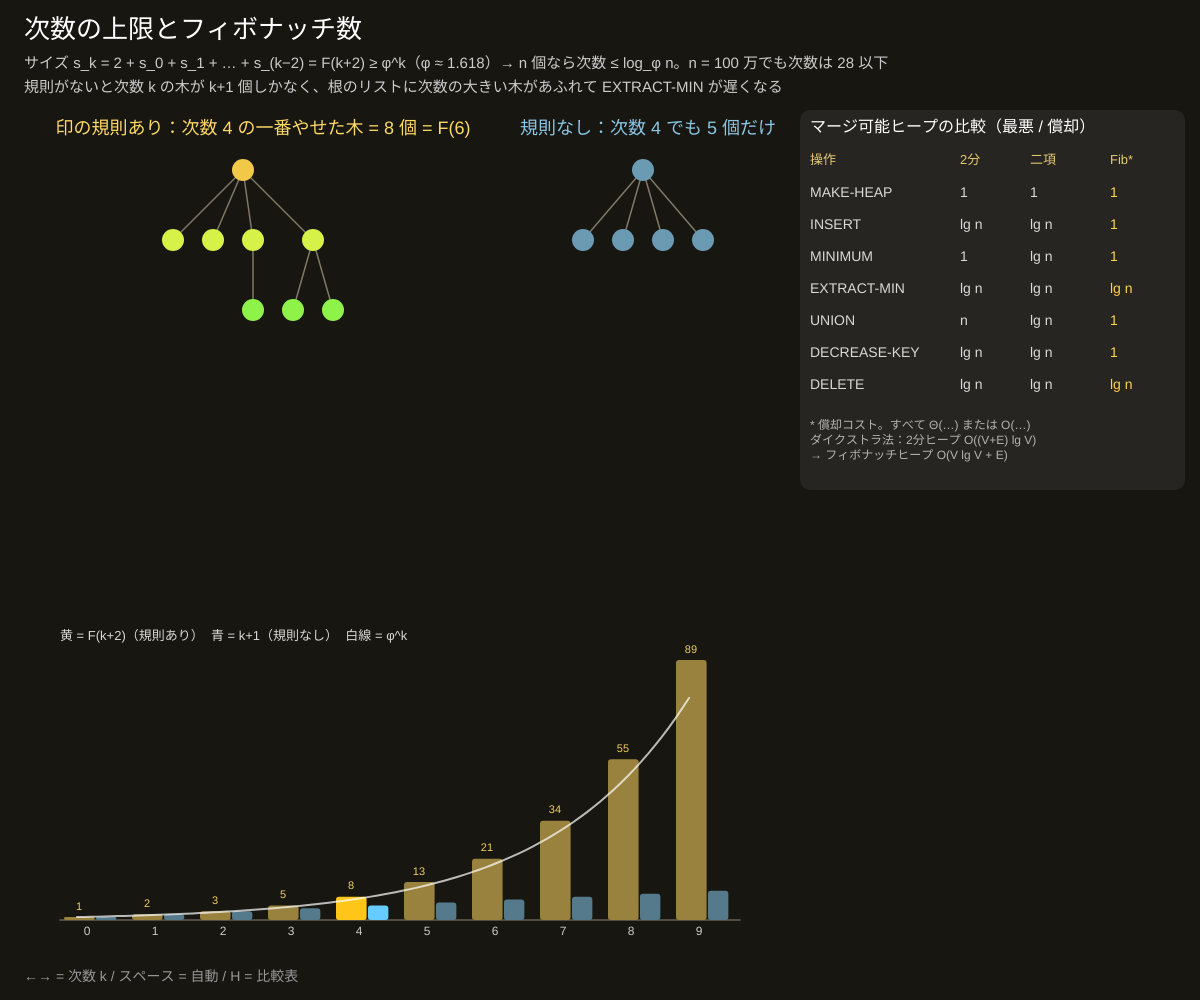
Frame 1 (no input)
Frame 60 (no input): identical to frame 1, image omitted
Frame 120 (the mouse pressed at the canvas centre since frame 60): identical to frame 1, image omitted

The p5.js sketch that drew this single still picture (run headless with seeded random() and noise() and a simulated clock; from frame 60 on, the mouse is pressed at the canvas centre):

// p5.js sketch
// ── sketch.js
// ============================================
// 06 なぜ「フィボナッチ」？ ─ 次数の上限
// 連鎖的な切り取りのおかげで、次数 k の木はどんなにやせても F(k+2) 個以上の節点を持つ
// F(k+2) ≥ φ^k なので、n 個の節点なら次数は log_φ n 以下。EXTRACT-MIN が O(log n) になる理由
// 左：印の規則ありの一番やせた木 / 右：規則なし（子を何人でも失える）の一番やせた木
// ←→ で次数 k / スペースで自動 / H でヒープ比較表の表示切りかえ
// ============================================

let K = 4;            // ★ 次数
let KMAX = 9;
let auto = false, timer = 0;
let pos = {};
let showTable = true;
const PHI = (1 + Math.sqrt(5)) / 2;

function setup() {
  createCanvas(windowWidth, windowHeight);
  colorMode(HSB, 360, 100, 100, 100);
}

// 一番やせた次数 k の木：子の次数は 0, 0, 1, 2, …, k−2（i 番目の子は次数 ≥ i−2）
function minimal(k, id) {
  let kids = [];
  if (k >= 1) kids.push(minimal(0, id + 'a'));
  for (let i = 0; i <= k - 2; i++) kids.push(minimal(i, id + String.fromCharCode(98 + i)));
  return { id, kids };
}
function star(k, id) { let kids = []; for (let i = 0; i < k; i++) kids.push({ id: id + i, kids: [] }); return { id, kids }; }
function treeSize(n) { return 1 + n.kids.reduce((s, c) => s + treeSize(c), 0); }
function leaves(n) { return n.kids.length ? n.kids.reduce((s, c) => s + leaves(c), 0) : 1; }
function depthOf(n) { return n.kids.length ? 1 + max(...n.kids.map(depthOf)) : 0; }
function fib(n) { let a = 0, b = 1; for (let i = 0; i < n; i++) [a, b] = [b, a + b]; return a; }

function place(root, x0, x1, y0, y1, out, edges) {
  let u = min(40, (x1 - x0) / leaves(root));
  let LH = min(70, (y1 - y0) / max(1, depthOf(root)));
  let left = (x0 + x1) / 2 - (leaves(root) * u) / 2;
  (function rec(n, l, d) {
    let cx;
    if (!n.kids.length) cx = l + u / 2;
    else {
      let cs = [];
      for (let c of n.kids) { cs.push(rec(c, l, d + 1)); l += leaves(c) * u; edges.push([n.id, c.id]); }
      cx = (cs[0] + cs[cs.length - 1]) / 2;
    }
    out[n.id] = { x: cx, y: y0 + d * LH, d };
    return cx;
  })(root, left, 0);
  return u;
}

function draw() {
  background(45, 25, 9);
  if (auto) { timer += deltaTime / 1000; if (timer > 1.4) { timer = 0; K = (K + 1) % (KMAX + 1); } }
  let tableW = showTable ? 400 : 0;
  let midX = (width - tableW) * 0.62;
  let A = minimal(K, 'S'), B = star(K, 'T');
  let tg = {}, edges = [];
  let u1 = place(A, 30, midX - 20, 170, height * 0.58, tg, edges);
  let u2 = place(B, midX + 20, width - tableW - 30, 170, height * 0.58, tg, edges);
  for (let id in tg) {
    if (!pos[id]) {
      let par = id.slice(0, -1);
      pos[id] = pos[par] ? { ...pos[par] } : { ...tg[id] };
    }
    pos[id].x = lerp(pos[id].x, tg[id].x, 0.12); pos[id].y = lerp(pos[id].y, tg[id].y, 0.12);
  }
  for (let id in pos) if (!tg[id]) delete pos[id];

  stroke(45, 20, 50); strokeWeight(1.5);
  for (let [a, b] of edges) line(pos[a].x, pos[a].y, pos[b].x, pos[b].y);
  noStroke();
  for (let id in tg) {
    let isA = id[0] === 'S';
    fill(isA ? color(45 + tg[id].d * 25, 70, 95) : color(200, 40, 70));
    circle(pos[id].x, pos[id].y, constrain((isA ? u1 : u2) * 0.6, 6, 22));
  }
  textAlign(CENTER, TOP);
  fill(45, 60, 100); textSize(18);
  text(`印の規則あり：次数 ${K} の一番やせた木 = ${treeSize(A)} 個 = F(${K + 2})`, (30 + midX) / 2, 120);
  fill(200, 40, 90);
  text(`規則なし：次数 ${K} でも ${treeSize(B)} 個だけ`, (midX + width - tableW) / 2, 120);

  // 棒グラフ：F(k+2) と k+1 と φ^k
  let gx = 60, gy = height - 80, gw = width - tableW - 120, gh = height * 0.26;
  let maxV = fib(KMAX + 2);
  stroke(45, 15, 40); line(gx, gy, gx + gw, gy);
  noStroke();
  let bw = gw / (KMAX + 1);
  for (let k = 0; k <= KMAX; k++) {
    let f = fib(k + 2), h1 = (f / maxV) * gh, h2 = ((k + 1) / maxV) * gh;
    fill(k === K ? color(45, 90, 100) : color(45, 60, 60)); rect(gx + k * bw + 4, gy - h1, bw * 0.45, h1, 3);
    fill(k === K ? color(200, 60, 100) : color(200, 40, 55)); rect(gx + k * bw + 4 + bw * 0.47, gy - h2, bw * 0.3, h2, 3);
    fill(0, 0, 80); textAlign(CENTER, TOP); textSize(12); text(k, gx + k * bw + bw * 0.4, gy + 6);
    textSize(11); fill(45, 60, 95); text(f, gx + k * bw + 4 + bw * 0.22, gy - h1 - 16);
  }
  noFill(); stroke(0, 0, 100, 70); strokeWeight(2); beginShape();
  for (let t = 0; t <= KMAX; t += 0.1) vertex(gx + t * bw + bw * 0.25, gy - (pow(PHI, t) / maxV) * gh);
  endShape();
  noStroke(); fill(0, 0, 85); textAlign(LEFT, TOP); textSize(13);
  text('黄 = F(k+2)（規則あり）  青 = k+1（規則なし）  白線 = φ^k', gx, gy - gh - 30);

  // 説明
  textAlign(LEFT, TOP); fill(0, 0, 100); textSize(26);
  text('次数の上限とフィボナッチ数', 24, 18);
  textSize(15); fill(0, 0, 80);
  text(`サイズ s_k = 2 + s_0 + s_1 + … + s_(k−2) = F(k+2) ≥ φ^k（φ ≈ 1.618）→ n 個なら次数 ≤ log_φ n。n = 100 万でも次数は ${floor(log(1e6) / log(PHI))} 以下`, 24, 56);
  text('規則がないと次数 k の木が k+1 個しかなく、根のリストに次数の大きい木があふれて EXTRACT-MIN が遅くなる', 24, 80);

  if (showTable) {
    let tx = width - 390, ty = 120;
    fill(45, 15, 15); rect(tx - 10, ty - 10, 385, 380, 10);
    fill(0, 0, 100); textSize(16); text('マージ可能ヒープの比較（最悪 / 償却）', tx, ty);
    let rows = [['操作', '2分', '二項', 'Fib*'], ['MAKE-HEAP', '1', '1', '1'], ['INSERT', 'lg n', 'lg n', '1'], ['MINIMUM', '1', 'lg n', '1'], ['EXTRACT-MIN', 'lg n', 'lg n', 'lg n'], ['UNION', 'n', 'lg n', '1'], ['DECREASE-KEY', 'lg n', 'lg n', '1'], ['DELETE', 'lg n', 'lg n', 'lg n']];
    rows.forEach((r, j) => {
      let y = ty + 34 + j * 32;
      r.forEach((c, i) => {
        fill(j === 0 ? color(45, 50, 90) : i === 3 ? color(45, 70, 100) : color(0, 0, 85));
        textSize(j === 0 ? 13 : 14);
        text(c, tx + [0, 150, 220, 300][i], y);
      });
    });
    fill(0, 0, 70); textSize(12);
    text('* 償却コスト。すべて Θ(…) または O(…)\nダイクストラ法：2分ヒープ O((V+E) lg V)\n→ フィボナッチヒープ O(V lg V + E)', tx, ty + 300);
  }
  fill(0, 0, 60); textSize(14); textAlign(LEFT, TOP);
  text('←→ = 次数 k / スペース = 自動 / H = 比較表', 24, height - 30);
}

function keyPressed() {
  if (key === 'ArrowRight') K = min(KMAX, K + 1);
  if (key === 'ArrowLeft') K = max(0, K - 1);
  if (key === ' ') { auto = !auto; return false; }
  if (key === 'h' || key === 'H') showTable = !showTable;
}

function windowResized() { resizeCanvas(windowWidth, windowHeight); }
